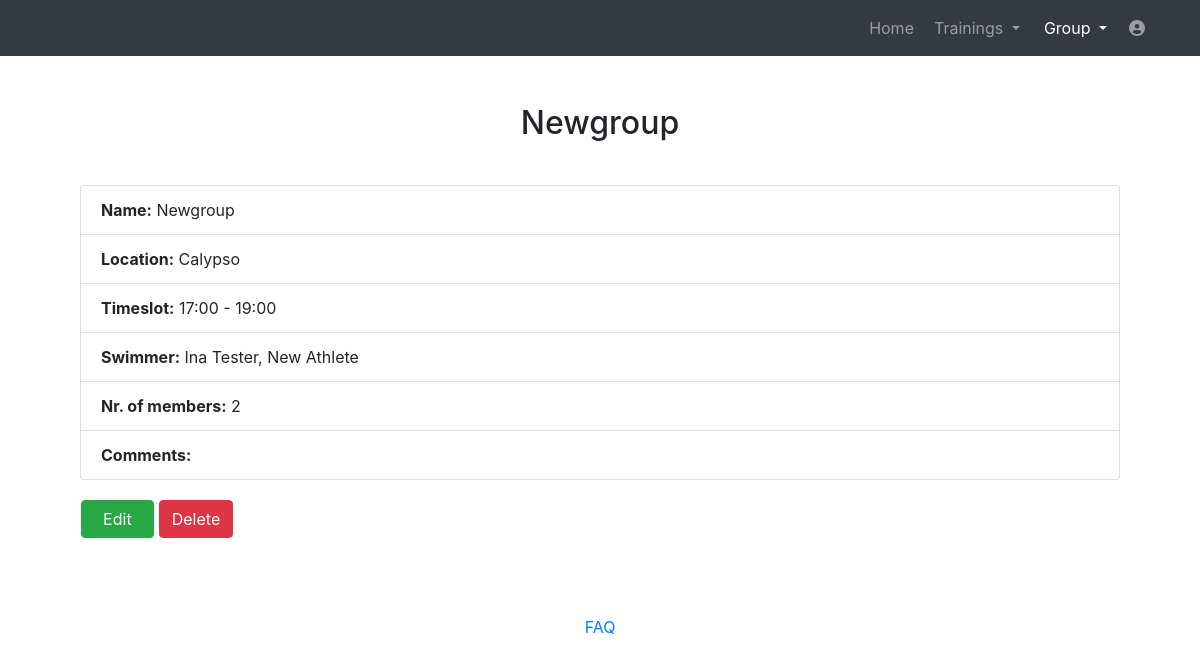
Page /website/showgroup/1 (signed in) on the committed database.
### website/models.py (models this page shows)
class Group(models.Model):
    name = models.CharField(max_length=30)
    num = models.IntegerField(default=0)
    starttime = models.CharField(max_length=25, default='')
    endtime = models.CharField(max_length=25, default='')
    comments = models.CharField(max_length=828, null=True)
    place = models.CharField(max_length=255, null=True)
    user = models.ForeignKey(User, on_delete=models.CASCADE)

### website/views_loggedin.py (the view)
# urls.py: path('showgroup/<int:group_id>', views_loggedin.showgroup, name='showgroup'),
@login_required
def showgroup(request, group_id):
    array = []
    if Group.objects.filter(pk=group_id).exists():
        group = Group.objects.get(pk=group_id)
        if group.user == request.user:
            if RelationsSwimGroup.objects.filter(group=group, user=request.user).exists():
                relationgroup = RelationsSwimGroup.objects.filter(group=group, user=request.user)
                number =  RelationsSwimGroup.objects.filter(group=group, user=request.user).count()
                for g in relationgroup:
                    bla = (g.swimmer.first_name, g.swimmer.last_name)
                    blanew = " ".join(bla)
                    array.append(blanew)
            else:
                number= 0
            return render(request, 'showgroup.html', context={'group': group, 'group_id': group_id, 'array': array, 'number': number})
        else:
            messages.info(request, 'Access denied. You are not the owner of this group!', extra_tags='alert')
            return HttpResponseRedirect(reverse('group'))
    else:
        messages.info(request, 'The group with the id ' + str(group_id) + ' does not exist.', extra_tags='alert')
        return HttpResponseRedirect(reverse('group'))

### templates/showgroup.html (shortened to what this page needs)
<!DOCTYPE html>
<html lang="en">
<head>
  {% load static %}
  <link href="{% static 'vendor/bootstrap/css/bootstrap.min.css' %}" rel="stylesheet">
  <link media="screen" href="{% static 'css/plan.css' %}" rel="stylesheet">
  <link media="print" href="{% static 'css/print.css' %}" rel="stylesheet">
  <link href="{% static 'vendor/fontawesome-free/css/all.min.css' %}" rel="stylesheet" type="text/css">
  <link href="//netdna.bootstrapcdn.com/font-awesome/3.2.1/css/font-awesome.css" rel="stylesheet">
</head>
<body>
  <nav class="navbar navbar-expand-lg navbar-dark bg-dark static-top">
    <div class="container">
      <div class="collapse navbar-collapse" id="navbarResponsive">
        <ul class="navbar-nav ml-auto">
          <li class="nav-item ">
            <a class="nav-link" href="../home">Home</a>
          </li>
		  <li class="nav-item dropdown no-arrow mx-1">
			<a class="nav-link dropdown-toggle" href="#" id="messagesDropdown" role="button" data-toggle="dropdown" aria-haspopup="true" aria-expanded="false">
					Trainings
			</a>
		  </li>
          <li class="nav-item dropdown no-arrow mx-1 active">
			<a class="nav-link dropdown-toggle" href="#" id="messagesDropdown" role="button" data-toggle="dropdown" aria-haspopup="true" aria-expanded="false">
					Group
			</a>
		  </li>
		   <li class="nav-item dropdown no-arrow">
			<a class="nav-link " href="#" id="userDropdown" role="button" data-toggle="dropdown" aria-haspopup="true" aria-expanded="false">
			  <i class="fas fa-user-circle fa-fw"></i>
			</a>
		  </li>
        </ul>
      </div>
    </div>
  </nav>
  <div class="container">
    <div class="row">
      <div class="col-lg-12 text-center">
          <h2 class="mt-5">{{group.name}}</h2>
      </div>
    </div>
    <div class="tab-content" style="padding:15px;">
        <div class="tab-pane active" id="profile">
            <div>
                <div class="card-body">
                        <ul class="list-group" style="margin:0px">
                            <li class="list-group-item"><b>Name:</b> {{group.name}}
                            </li>
                            <li class="list-group-item"><b>Location:</b> {{group.place}}
                            </li>
                            <li class="list-group-item"><b>Timeslot:</b> {{group.starttime}} - {{group.endtime}}
                            </li>
                            <li class="list-group-item"><b>Swimmer:</b> {{ array|join:", " }}
                            </li>
                            <li class="list-group-item"><b>Nr. of members:</b> {{number}}
                            </li>
                             <li class="list-group-item"><b>Comments:</b> {{group.comments}}
                            </li>
                        </ul>
                </div>
                <div style="margin-bottom: 2.0%">
                <a  href="{% url 'altergroup' group_id=group.pk %}" id="edit" name="edit" class="btn btn-success" style=" margin-left: 1.9%;padding-left: 2.0%;padding-right: 2.0%;">Edit</a>
                <a href="" class="btn btn-danger" data-toggle="modal" style="color: white;" data-toggle="modal" data-target="#deleteModal" >Delete</a>
            </div>
        </div>
    </div>
  </div>
  </div>
  <br>
    <footer class="page-footer font-small blue">
      <div class="footer-copyright text-center py-3">
        <a href="../help"> FAQ</a>
      </div>
    </footer>
</body>
</html>

### static/css/print.css (style rules this page uses)
body { margin:0; padding:0; line-height: 1.4em; word-spacing:1px; letter-spacing:0.2px; color: #000; }
a:link, a:visited { background: transparent; color:#333; text-decoration:none; }
.btn, .btn-danger, .deletehide, .table-add, .footer-copyright, img { display:none; }

### rows in the picture
Group: name "Newgroup", place "Calypso", starttime "17:00", endtime "19:00"

### other values in the picture
{{ array|join:", " }} "Ina Tester, New Athlete"
{{ number }} "2"
